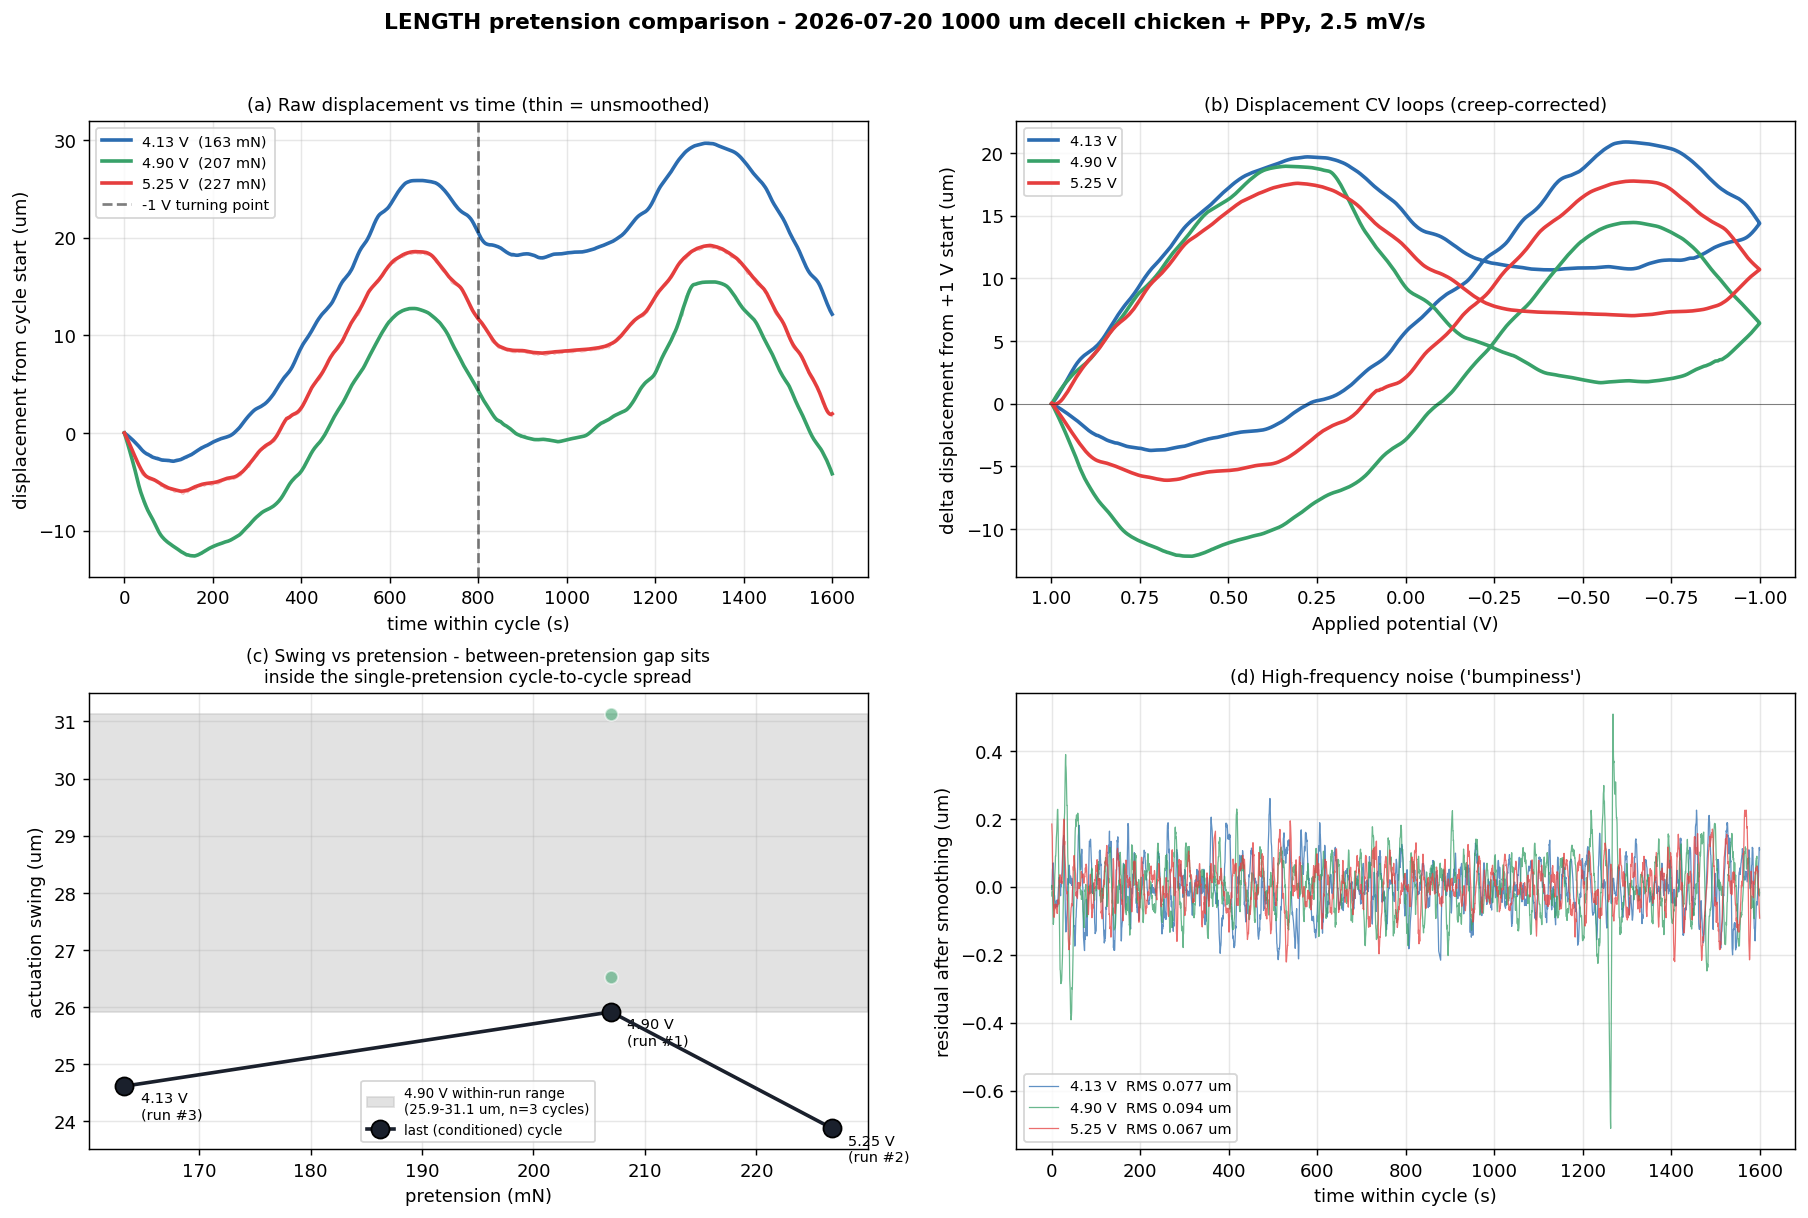

Here is the Python script that generated this plot:
"""
Pretension comparison - 2026-07-20 1000 um decell chicken + PPy, LENGTH channel, 2.5 mV/s.

Three LENGTH runs on the SAME sample at three different pretensions:

  4.13 V  (one cycle)   logged 18:11
  4.9  V  (three cycles, the original run)  logged 16:21
  5.25 V  (one cycle)   logged 17:43

Pretension force uses the same gain as the CV force channel, referenced to the
no-load baseline of 1.25 V:   F_pre = (V_pre - 1.25) * 56.7 mN

Displacement = CH1 * -0.4130 mm/V (1x gain).

Runs happened in the order 4.9 -> 5.25 -> 4.13, so elapsed time since electropolymerization
is CONFOUNDED with pretension here; see the printed summary.
"""

import numpy as np
import pandas as pd
import matplotlib.pyplot as plt
from scipy.signal import savgol_filter

SCAN_RATE_V_PER_S = 0.0025
V_HI, V_LO = 1.0, -1.0
LEG_S = (V_HI - V_LO) / SCAN_RATE_V_PER_S      # 800 s
PERIOD_S = 2 * LEG_S                            # 1600 s

FORCE_GAIN_MN_PER_V = 56.7
NO_LOAD_BASELINE_V = 1.25
LENGTH_GAIN_MM_PER_V = -0.4130

WINDOW, K = 41, 5.0
SMOOTH_WINDOW, SAVGOL_POLY = 101, 3

RUNS = [
    dict(tag="4.13 V", v_pre=4.13, order=3, cycle_used=0, color="#2b6cb0",
         path="07.20.26_1000um_chicken_LENGTH_4.1Vpretension_1_cycle_2.5mVpersec_scope_log_20260720_181119.csv"),
    dict(tag="4.90 V", v_pre=4.90, order=1, cycle_used=0, color="#38a169",
         path="07.20.26_1000um_chicken_LENGTH_2.5mVpersec_scope_log_20260720_162118.csv"),
    dict(tag="5.25 V", v_pre=5.25, order=2, cycle_used=0, color="#e53e3e",
         path="07.20.26_1000um_chicken_LENGTH_5.25Vpretension_1_cycle_2.5mVpersec_scope_log_20260720_174328.csv"),
]


def applied_potential(t):
    ph = np.asarray(t, float) % PERIOD_S
    return np.where(ph <= LEG_S,
                    V_HI - SCAN_RATE_V_PER_S * ph,
                    V_LO + SCAN_RATE_V_PER_S * (ph - LEG_S))


def mark_outliers(x, window=WINDOW, k=K):
    s = pd.Series(x)
    med = s.rolling(window, center=True, min_periods=1).median()
    ad = (s - med).abs()
    mad = ad.rolling(window, center=True, min_periods=1).median()
    mad = mad.clip(lower=max(np.nanstd(x) * 1e-3, 1e-9))
    return (ad > k * mad).values


def smooth(y, window=SMOOTH_WINDOW, poly=SAVGOL_POLY):
    w = min(window, len(y))
    w -= (w % 2 == 0)
    return savgol_filter(y, w, poly) if w > poly else np.asarray(y, float)


def load_cycle(run, cycle):
    """Return one cycle of a run as a tidy frame, in micrometres."""
    d = pd.read_csv(run["path"]).rename(columns={"elapsed_s": "t"})
    lo, hi = cycle * PERIOD_S, (cycle + 1) * PERIOD_S
    d = d[(d["t"] >= lo) & (d["t"] < hi)].copy()
    d = d.loc[~mark_outliers(d["ch1_MEAN_V"].values)].copy()

    d["v_applied"] = applied_potential(d["t"].values)
    d["t_cyc"] = d["t"] - lo
    d["disp_um"] = d["ch1_MEAN_V"] * LENGTH_GAIN_MM_PER_V * 1000.0
    d["sm"] = smooth(d["disp_um"].values)

    # remove linear-in-time creep so the loop closes on itself
    t = d["t_cyc"].values
    sm = d["sm"].values
    slope = (sm[-1] - sm[0]) / (t[-1] - t[0])
    d["closed"] = d["disp_um"].values - slope * (t - t[0])
    d["sm_closed"] = smooth(d["closed"].values)
    d.attrs["creep_um"] = slope * (t[-1] - t[0])
    return d


def metrics(d):
    """Per-cycle actuation + roughness metrics.

    'reversals' (direction changes of the smoothed trace) is deliberately NOT used:
    the 4.90 V run gives 6 / 27 / 32 across its own three cycles at identical
    pretension, so it measures noise rather than bumpiness. Total variation
    normalised by swing is the stable roughness measure.
    """
    y = d["sm_closed"].values - d["sm_closed"].values[0]
    resid = d["closed"].values - d["sm_closed"].values
    swing = y.max() - y.min()
    tv = np.abs(np.diff(d["sm_closed"].values)).sum()
    return dict(
        rest_disp_um=d["disp_um"].mean(),
        swing_um=swing,
        creep_um=d.attrs["creep_um"],
        noise_rms_um=resid.std(),
        noise_pct_of_swing=100 * resid.std() / swing,
        tv_ratio=tv / swing,
        n_pts=len(d),
    )


rows, data, per_cycle = [], {}, []
for run in RUNS:
    cycles = [0, 1, 2] if run["tag"] == "4.90 V" else [0]
    for c in cycles:
        d = load_cycle(run, c)
        m = metrics(d)
        per_cycle.append(dict(tag=run["tag"], cycle=c + 1, **m))
        if c == run["cycle_used"]:
            data[run["tag"]] = d
    # headline row uses the LAST available cycle: for the 3-cycle run that is a
    # conditioned cycle, comparable to the single-cycle runs which were themselves
    # recorded on already-conditioned tissue.
    d_rep = load_cycle(run, cycles[-1])
    rows.append(dict(
        pretension_V=run["v_pre"],
        pretension_mN=(run["v_pre"] - NO_LOAD_BASELINE_V) * FORCE_GAIN_MN_PER_V,
        run_order=run["order"],
        cycle_reported=cycles[-1] + 1,
        **metrics(d_rep),
    ))

summary = pd.DataFrame(rows).sort_values("pretension_V").reset_index(drop=True)
pc = pd.DataFrame(per_cycle)
pd.set_option("display.width", 220, "display.max_columns", 25)

print("=== Per-cycle metrics (all cycles of all runs) ===")
print(pc.round(3).to_string(index=False))

print("\n=== Headline comparison (last cycle of each run = conditioned state) ===")
print(summary.round(3).to_string(index=False))

# The 4.90 V run is the only repeat at a FIXED pretension, so its cycle-to-cycle
# spread is the natural yardstick for whether between-pretension gaps mean anything.
ref = pc[pc["tag"] == "4.90 V"]
print("\n=== Within-run spread at fixed pretension (4.90 V, n=3 cycles) ===")
for col in ["swing_um", "creep_um", "noise_rms_um", "tv_ratio"]:
    lo, hi = ref[col].min(), ref[col].max()
    between = summary[col].max() - summary[col].min()
    print(f"  {col:16s} within-run {lo:8.3f} .. {hi:8.3f} (range {hi-lo:7.3f})   "
          f"between-pretension range {between:7.3f}   "
          f"{'SEPARABLE' if between > (hi - lo) else 'NOT separable'}")

# ============================== FIGURES =====================================
plt.rcParams.update({"figure.dpi": 130, "font.size": 10})
fig, axes = plt.subplots(2, 2, figsize=(14, 9.5))

# (a) raw traces vs time, each offset to its own start
ax = axes[0, 0]
for run in RUNS:
    d = data[run["tag"]]
    ax.plot(d["t_cyc"], d["disp_um"] - d["disp_um"].values[0], lw=0.6, alpha=0.35,
            color=run["color"])
    ax.plot(d["t_cyc"], d["sm"] - d["sm"].values[0], lw=2.0, color=run["color"],
            label=f"{run['tag']}  ({(run['v_pre']-NO_LOAD_BASELINE_V)*FORCE_GAIN_MN_PER_V:.0f} mN)")
ax.axvline(LEG_S, color="k", ls="--", alpha=0.5, label="-1 V turning point")
ax.set_xlabel("time within cycle (s)")
ax.set_ylabel("displacement from cycle start (um)")
ax.set_title("(a) Raw displacement vs time (thin = unsmoothed)", fontsize=10)
ax.grid(alpha=0.3)
ax.legend(fontsize=8)

# (b) CV loops
ax = axes[0, 1]
for run in RUNS:
    d = data[run["tag"]]
    y = d["sm_closed"].values - d["sm_closed"].values[0]
    ax.plot(d["v_applied"], y, lw=2.0, color=run["color"], label=run["tag"])
ax.axhline(0, color="k", lw=0.5, alpha=0.5)
ax.invert_xaxis()
ax.set_xlabel("Applied potential (V)")
ax.set_ylabel("delta displacement from +1 V start (um)")
ax.set_title("(b) Displacement CV loops (creep-corrected)", fontsize=10)
ax.grid(alpha=0.3)
ax.legend(fontsize=8)

# (c) swing vs pretension, against the within-run spread at fixed pretension
ax = axes[1, 0]
lo, hi = ref["swing_um"].min(), ref["swing_um"].max()
ax.axhspan(lo, hi, color="0.75", alpha=0.45, zorder=1,
           label=f"4.90 V within-run range\n({lo:.1f}-{hi:.1f} um, n=3 cycles)")
for _, r in pc.iterrows():
    v = [x for x in RUNS if x["tag"] == r["tag"]][0]
    ax.scatter((v["v_pre"] - NO_LOAD_BASELINE_V) * FORCE_GAIN_MN_PER_V, r["swing_um"],
               s=52, color=v["color"], alpha=0.55, edgecolor="white", zorder=3)
ax.plot(summary["pretension_mN"], summary["swing_um"], "-o", color="#1a202c",
        lw=2, ms=10, markeredgecolor="k", zorder=4, label="last (conditioned) cycle")
for _, r in summary.iterrows():
    ax.annotate(f"{r['pretension_V']:.2f} V\n(run #{int(r['run_order'])})",
                (r["pretension_mN"], r["swing_um"]), textcoords="offset points",
                xytext=(9, -18), fontsize=8)
ax.set_xlabel("pretension (mN)")
ax.set_ylabel("actuation swing (um)")
ax.grid(alpha=0.3)
ax.legend(fontsize=7.5, loc="best")
ax.set_title("(c) Swing vs pretension - between-pretension gap sits\n"
             "inside the single-pretension cycle-to-cycle spread", fontsize=9.5)

# (d) noise residuals
ax = axes[1, 1]
for run in RUNS:
    d = data[run["tag"]]
    resid = d["closed"].values - d["sm_closed"].values
    ax.plot(d["t_cyc"], resid, lw=0.7, alpha=0.75, color=run["color"],
            label=f"{run['tag']}  RMS {resid.std():.3f} um")
ax.set_xlabel("time within cycle (s)")
ax.set_ylabel("residual after smoothing (um)")
ax.set_title("(d) High-frequency noise ('bumpiness')", fontsize=10)
ax.grid(alpha=0.3)
ax.legend(fontsize=8)

fig.suptitle("LENGTH pretension comparison - 2026-07-20 1000 um decell chicken + PPy, 2.5 mV/s",
             fontweight="bold")
fig.tight_layout(rect=[0, 0, 1, 0.96])
fig.savefig("cv_20260720_pretension_comparison.png", bbox_inches="tight")
print("\nsaved cv_20260720_pretension_comparison.png")
